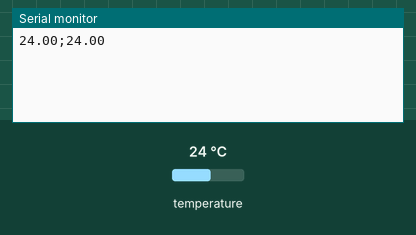
Recording of a sketch running on a simulated Arduino Uno, built with avr-gcc and run on an emulated ATmega328P. Shown: the last lines printed to the serial monitor. The inputs (shaded band) are chosen by the test bench; at power-on: temperature 24 °C.

Above: at 1.6 s.
1.7 s: temperature set to 12 °C
At 3.5 s:
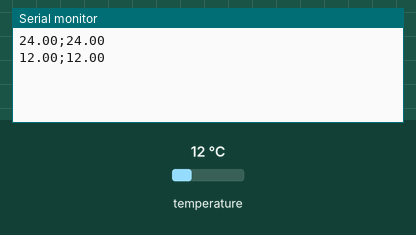
3.8 s: temperature set to 19 °C
At 5.8 s:
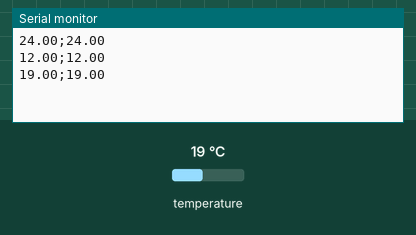
Timing chart, 0 to 7.3 s (numbered marks = the images above; inputs shaded):
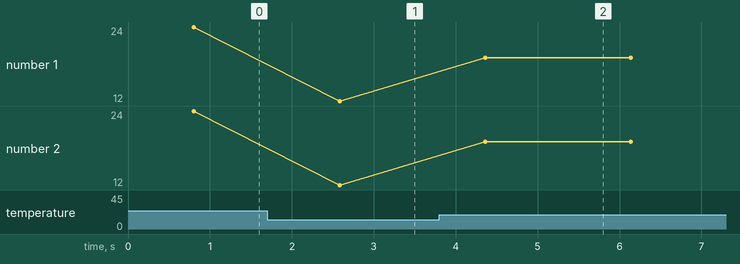

The sketch:

DS18B20_TS.ino
```cpp
#include <OneWire.h>
#include <DallasTemperature.h>

OneWire oneWire(6);  // Setup an instance to communicate with any 1-Wire devices
DallasTemperature sensors(&oneWire);

DeviceAddress sensor1 = {0x28, 0x94, 0x9F, 0x73, 0x3A, 0x19, 0x01, 0x3F}; // Temp sensor address sensor 1
DeviceAddress sensor2 = {0x28, 0xA0, 0x7E, 0x96, 0xF0, 0x01, 0x3C, 0x31}; // Temp sensor address sensor 1

void setup() {
  Serial.begin(9600);
  sensors.begin();
    if(!sensors.getAddress(sensor1, 0)) {
    Serial.println("Error: Check sensor connections!");
    while(0);  //don't forget change to while(1)
  }
}

void loop() {
  sensors.requestTemperatures();
  float temp_1 = sensors.getTempC(sensor1); //first sensor
  float temp_2 = sensors.getTempC(sensor2);  // secound sensor
  //Serial.print("TT1:");
  Serial.print(temp_1);
  //Serial.print(";TT2:");
  Serial.print(";");
  Serial.println(temp_2);
  delay(1000);
}
```

Measured:
- after the input at 1.7 s, the serial monitor: prints a new line after 0.88 s (image 1)
- after the input at 3.8 s, the serial monitor: prints a new line after 0.56 s (image 2)
- plotted number 1: 24 → 12 after the input at 1.7 s, 12 → 19 after the input at 3.8 s
- plotted number 2: 24 → 12 after the input at 1.7 s, 12 → 19 after the input at 3.8 s
